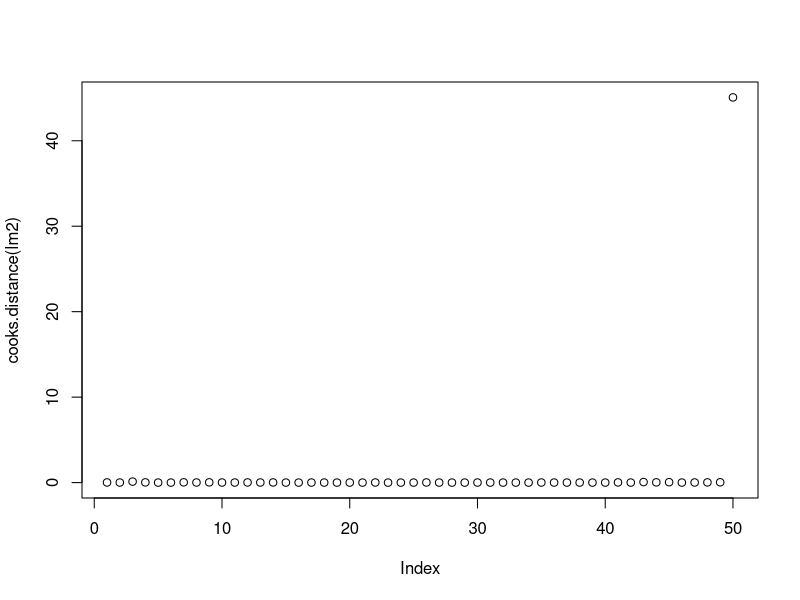
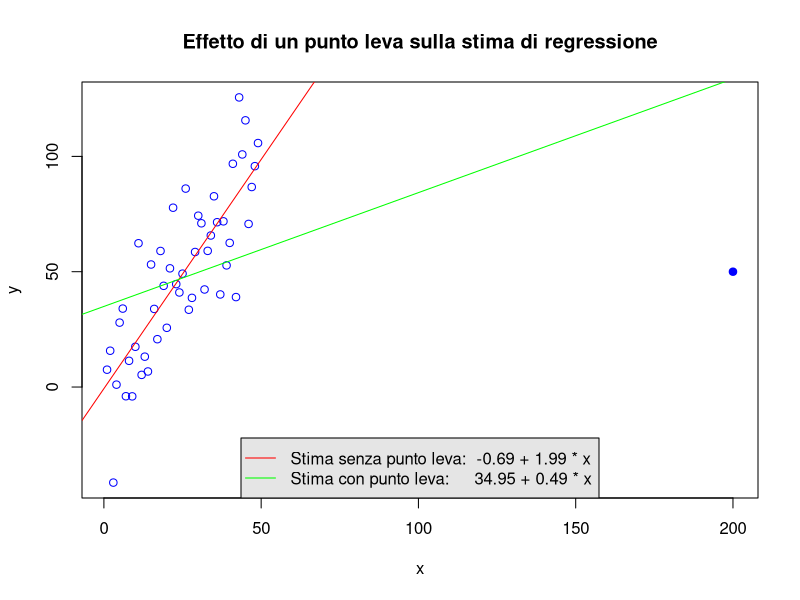
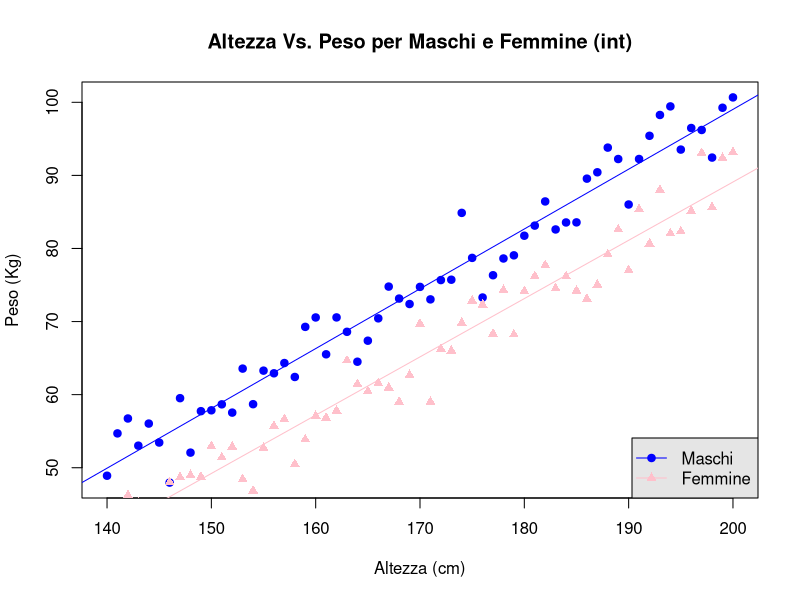
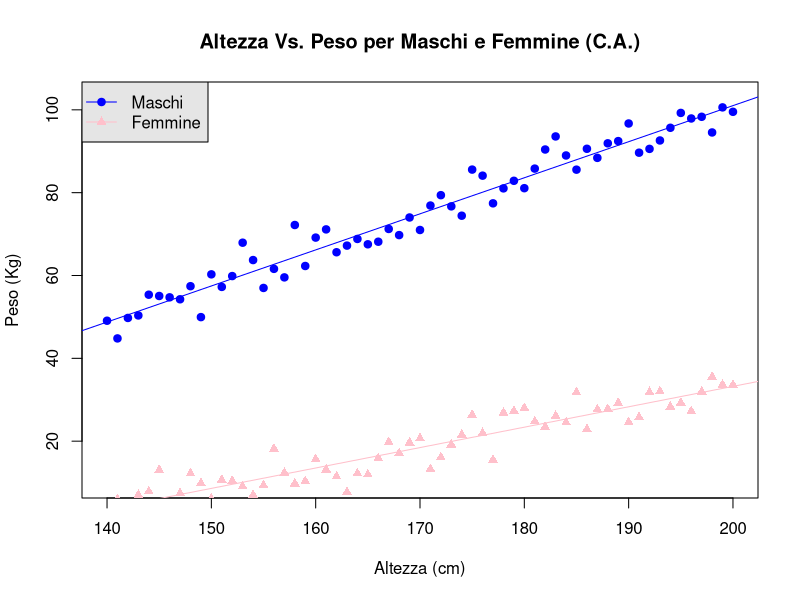
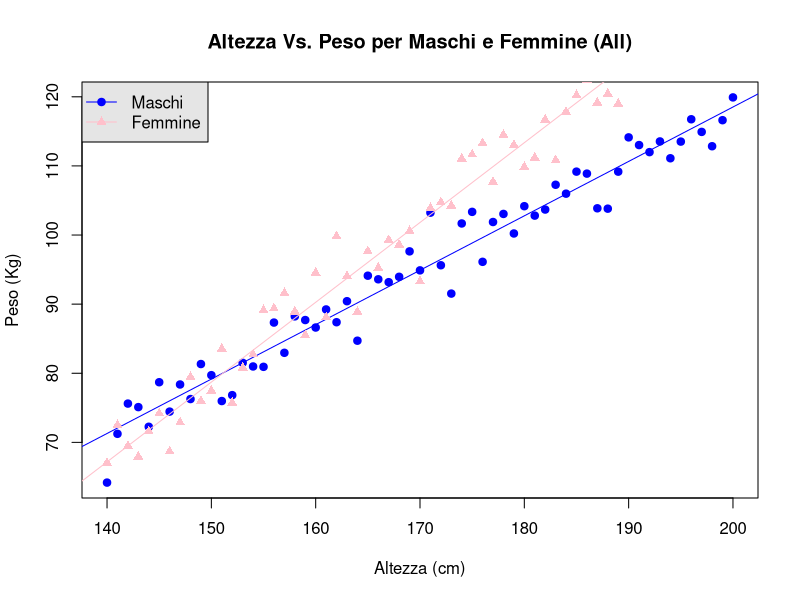

R code for these plots, in order:


png(filename = "/home/enrico/projects/QUANTIDE/corsi/latex/statistica/images/regrPuntoLeva.png", width = 1500, height = 1000,res=200)
x=seq(from=1,to=49)
y=2+2*x+rnorm(49,sd=20)

lm1=lm(y~x)

x=c(x,200)
y=c(y,50)

lm2=lm(y~x)

pchv=rep(1,50)
pchv[50]=19
plot(x,y,pch=pchv,col="blue",main="Effetto di un punto leva sulla stima di regressione")
abline(coef=coef(lm1),col="red")
abline(coef=coef(lm2),col="green")
legend("bottom", c(paste("Stima senza punto leva: ",round(x=coef(lm1)[1],digits=2),"+",round(x=coef(lm1)[2],digits=2),"* x"), paste("Stima con punto leva:    ",round(x=coef(lm2)[1],digits=2),"+",round(x=coef(lm2)[2],digits=2),"* x")), col = c("red","green"),
       lty = c(1,1), 
       merge = TRUE, bg = 'gray90')

dev.off()


summary(influence.measures(lm2))

plot(cooks.distance(lm2))

cooks.distance(lm2)

hatvalues(lm2)


# altezza e peso. differenza di intercetta
#maschi
x1=140:200
y1=50-350/3+5/6*x1+rnorm(61,sd=3)
lm1=lm(y1~x1)
#femmine
x2=140:200
y2=40-350/3+5/6*x1+rnorm(61,sd=3)
lm2=lm(y2~x2)

png(filename = "/home/enrico/projects/QUANTIDE/corsi/latex/statistica/images/regrIntercettaDiff.png", width = 1200, height = 1000,res=200)

plot(x1,y1,pch=19,col="blue",xlab="Altezza (cm)",ylab="Peso (Kg)", main="Altezza Vs. Peso per Maschi e Femmine (int)")
abline(coef=coef(lm1),col="blue")

points(x2,y2,pch=17,col="pink")
abline(coef=coef(lm2),col="pink")

legend("bottomright", c("Maschi", "Femmine"), col = c("blue","pink"),
       lty = c(1,1), pch=c(19,17),
       merge = TRUE, bg = 'gray90')
dev.off()

# altezza e peso. differenza di coefficiente angolare
#maschi
x1=140:200
y1=50-350/3+5/6*x1+rnorm(61,sd=3)
lm1=lm(y1~x1)
#femmine
x2=140:200
y2=50-350/3+3/6*x1+rnorm(61,sd=3)
lm2=lm(y2~x2)

png(filename = "/home/enrico/projects/QUANTIDE/corsi/latex/statistica/images/regrCADiff.png", width = 1200, height = 1000,res=200)

plot(x1,y1,pch=19,col="blue",xlab="Altezza (cm)",ylab="Peso (Kg)", main="Altezza Vs. Peso per Maschi e Femmine (C.A.)",ylim=c(10,103))
abline(coef=coef(lm1),col="blue")

points(x2,y2,pch=17,col="pink")
abline(coef=coef(lm2),col="pink")

legend("topleft", c("Maschi", "Femmine"), col = c("blue","pink"),
       lty = c(1,1), pch=c(19,17),
       merge = TRUE, bg = 'gray90')
dev.off()


# altezza e peso. differenza totale
#maschi
x1=140:200
y1=70-350/3+5/6*x1+rnorm(61,sd=3)
lm1=lm(y1~x1)
#femmine
x2=140:200
y2=20-350/3+7/6*x1+rnorm(61,sd=3)
lm2=lm(y2~x2)

png(filename = "/home/enrico/projects/QUANTIDE/corsi/latex/statistica/images/regrAllDiff.png", width = 1200, height = 1000,res=200)

plot(x1,y1,pch=19,col="blue",xlab="Altezza (cm)",ylab="Peso (Kg)", main="Altezza Vs. Peso per Maschi e Femmine (All)")
abline(coef=coef(lm1),col="blue")

points(x2,y2,pch=17,col="pink")
abline(coef=coef(lm2),col="pink")

legend("topleft", c("Maschi", "Femmine"), col = c("blue","pink"),
       lty = c(1,1), pch=c(19,17),
       merge = TRUE, bg = 'gray90')
dev.off()
